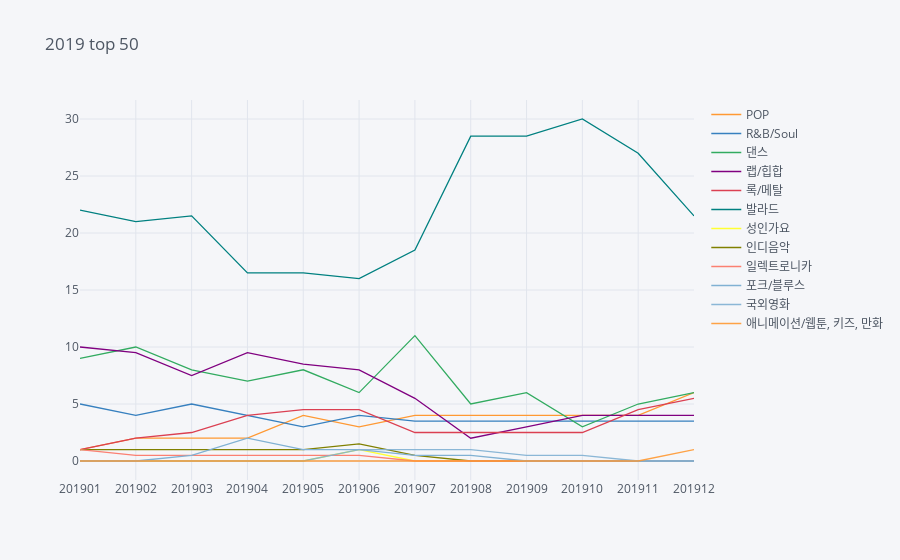

The cell this chart's notebook holds for it:
### Code cell
music2019.iplot(kind='line',title='2019 top 50')

### Figure 1 — Plotly figure (JSON) as saved in the notebook; plotly's stock layout.template omitted (floating-point values rounded to 4 significant figures)
{"data": [{"line": {"color": "rgba(255, 153, 51, 1.0)", "dash": "solid", "shape": "linear", "width": 1.3}, "mode": "lines", "name": "POP", "text": "", "type": "scatter", "x": ["201901", "201902", "201903", "201904", "201905", "201906", "201907", "201908", "201909", "201910", "201911", "201912"], "y": [1, 2, 2, 2, 4, 3, 4, 4, 4, 4, 4, 6]}, {"line": {"color": "rgba(55, 128, 191, 1.0)", "dash": "solid", "shape": "linear", "width": 1.3}, "mode": "lines", "name": "R&B/Soul", "text": "", "type": "scatter", "x": ["201901", "201902", "201903", "201904", "201905", "201906", "201907", "201908", "201909", "201910", "201911", "201912"], "y": [5, 4, 5, 4, 3, 4, 3.5, 3.5, 3.5, 3.5, 3.5, 3.5]}, {"line": {"color": "rgba(50, 171, 96, 1.0)", "dash": "solid", "shape": "linear", "width": 1.3}, "mode": "lines", "name": "댄스", "text": "", "type": "scatter", "x": ["201901", "201902", "201903", "201904", "201905", "201906", "201907", "201908", "201909", "201910", "201911", "201912"], "y": [9, 10, 8, 7, 8, 6, 11, 5, 6, 3, 5, 6]}, {"line": {"color": "rgba(128, 0, 128, 1.0)", "dash": "solid", "shape": "linear", "width": 1.3}, "mode": "lines", "name": "랩/힙합", "text": "", "type": "scatter", "x": ["201901", "201902", "201903", "201904", "201905", "201906", "201907", "201908", "201909", "201910", "201911", "201912"], "y": [10, 9.5, 7.5, 9.5, 8.5, 8, 5.5, 2, 3, 4, 4, 4]}, {"line": {"color": "rgba(219, 64, 82, 1.0)", "dash": "solid", "shape": "linear", "width": 1.3}, "mode": "lines", "name": "록/메탈", "text": "", "type": "scatter", "x": ["201901", "201902", "201903", "201904", "201905", "201906", "201907", "201908", "201909", "201910", "201911", "201912"], "y": [1, 2, 2.5, 4, 4.5, 4.5, 2.5, 2.5, 2.5, 2.5, 4.5, 5.5]}, {"line": {"color": "rgba(0, 128, 128, 1.0)", "dash": "solid", "shape": "linear", "width": 1.3}, "mode": "lines", "name": "발라드", "text": "", "type": "scatter", "x": ["201901", "201902", "201903", "201904", "201905", "201906", "201907", "201908", "201909", "201910", "201911", "201912"], "y": [22, 21, 21.5, 16.5, 16.5, 16, 18.5, 28.5, 28.5, 30, 27, 21.5]}, {"line": {"color": "rgba(255, 255, 51, 1.0)", "dash": "solid", "shape": "linear", "width": 1.3}, "mode": "lines", "name": "성인가요", "text": "", "type": "scatter", "x": ["201901", "201902", "201903", "201904", "201905", "201906", "201907", "201908", "201909", "201910", "201911", "201912"], "y": [0, 0, 0, 0, 0, 1, 0, 0, 0, 0, 0, 0]}, {"line": {"color": "rgba(128, 128, 0, 1.0)", "dash": "solid", "shape": "linear", "width": 1.3}, "mode": "lines", "name": "인디음악", "text": "", "type": "scatter", "x": ["201901", "201902", "201903", "201904", "201905", "201906", "201907", "201908", "201909", "201910", "201911", "201912"], "y": [1, 1, 1, 1, 1, 1.5, 0.5, 0, 0, 0, 0, 0]}, {"line": {"color": "rgba(251, 128, 114, 1.0)", "dash": "solid", "shape": "linear", "width": 1.3}, "mode": "lines", "name": "일렉트로니카", "text": "", "type": "scatter", "x": ["201901", "201902", "201903", "201904", "201905", "201906", "201907", "201908", "201909", "201910", "201911", "201912"], "y": [1, 0.5, 0.5, 0.5, 0.5, 0.5, 0, 0, 0, 0, 0, 0]}, {"line": {"color": "rgba(128, 177, 211, 1.0)", "dash": "solid", "shape": "linear", "width": 1.3}, "mode": "lines", "name": "포크/블루스", "text": "", "type": "scatter", "x": ["201901", "201902", "201903", "201904", "201905", "201906", "201907", "201908", "201909", "201910", "201911", "201912"], "y": [0, 0, 0.5, 2, 1, 1, 0.5, 0.5, 0, 0, 0, 0]}, {"line": {"color": "rgba(128, 177, 211, 0.8999999999999999)", "dash": "solid", "shape": "linear", "width": 1.3}, "mode": "lines", "name": "국외영화", "text": "", "type": "scatter", "x": ["201901", "201902", "201903", "201904", "201905", "201906", "201907", "201908", "201909", "201910", "201911", "201912"], "y": [0, 0, 0, 0, 0, 1, 1, 1, 0.5, 0.5, 0, 0]}, {"line": {"color": "rgba(255, 153, 51, 0.8999999999999999)", "dash": "solid", "shape": "linear", "width": 1.3}, "mode": "lines", "name": "애니메이션/웹툰, 키즈, 만화", "text": "", "type": "scatter", "x": ["201901", "201902", "201903", "201904", "201905", "201906", "201907", "201908", "201909", "201910", "201911", "201912"], "y": [0, 0, 0, 0, 0, 0, 0, 0, 0, 0, 0, 1]}], "layout": {"legend": {"bgcolor": "#F5F6F9", "font": {"color": "#4D5663"}}, "paper_bgcolor": "#F5F6F9", "plot_bgcolor": "#F5F6F9", "title": {"font": {"color": "#4D5663"}, "text": "2019 top 50"}, "xaxis": {"gridcolor": "#E1E5ED", "showgrid": true, "tickfont": {"color": "#4D5663"}, "title": {"font": {"color": "#4D5663"}, "text": ""}, "zerolinecolor": "#E1E5ED"}, "yaxis": {"gridcolor": "#E1E5ED", "showgrid": true, "tickfont": {"color": "#4D5663"}, "title": {"font": {"color": "#4D5663"}, "text": ""}, "zerolinecolor": "#E1E5ED"}}}
